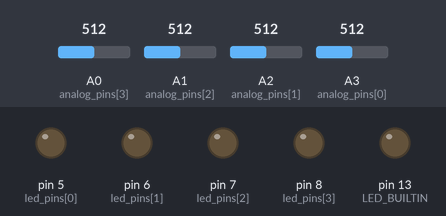
The sketch below on a simulated Arduino Uno, built with avr-gcc and run on an emulated ATmega328P. Shown: output pins drawn as LEDs (lit = HIGH). The test bench sets the inputs (shaded band); at power-on: A0 (analog_pins[3]) = 512, A1 (analog_pins[2]) = 512, A2 (analog_pins[1]) = 512, A3 (analog_pins[0]) = 512.

Above: at 5.2 s.
5.3 s: A0 (analog_pins[3]) set to 58
6.8 s: A0 (analog_pins[3]) set to 47
At 7.7 s:
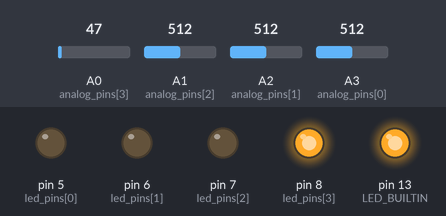
8.3 s: A1 (analog_pins[2]) set to 62
9.8 s: A1 (analog_pins[2]) set to 50
At 11.0 s:
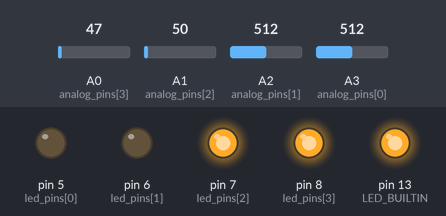
11.3 s: A2 (analog_pins[1]) set to 58
12.8 s: A2 (analog_pins[1]) set to 52
At 13.3 s:
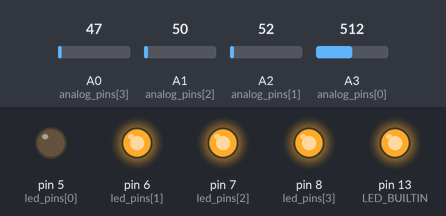
Timing chart, 0 to 15.3 s (numbered marks = the images above; inputs shaded):
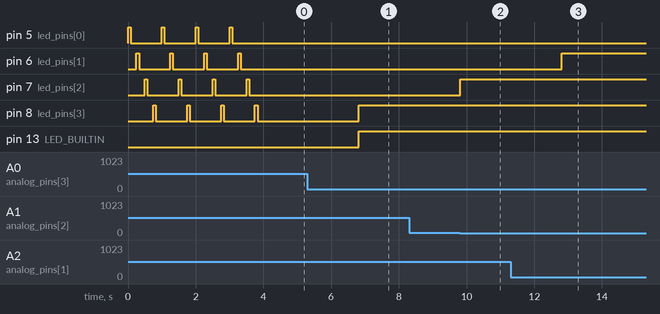

The sketch:

foot_contact_switch.ino
```cpp
/*  Script for foot contact switches for Quaro Quadruped Robot
    Uses force sensitive resistors (RP-S5-ST from Aliexpress)

    More information can be found here:
    https://www.github.com/ThomasSchnapka/quaro
    https://www.thingiverse.com/thing:4821239


    TODO:
    - add I2C support to establish communication with rpi

    How to calculate the force from the measurements:
    1) From the data on Aliexpress we can approximate:
          R(F) = 13000 / (0.6 + 0.003 * F) where F is given in g (Gramm)
    2) The setups uses a voltage divider, thus we have:
          U_in = U_vcc * R(F) / (R + R(F))
    3) Using this knowledge, we can calculate:
          R_f(U_in) = R0 / ((U_0 / U_in) - 1)
          F(R_f) = ((13000/R_f) - 0.6) / 0.003

    Source for characteristic curve:
    https://de.aliexpress.com/item/32955806832.html?spm=a2g0s.12269583.0.0.1865659dQQ1rJ3

*/
#include "PredictiveFilter.h"
#include <Wire.h>
#define I2C_ADDRESS 0x8

// Hardware setup
const int analog_pins[] = {A3, A2, A1, A0};
const int led_pins[] = {5, 6, 7, 8};
const float R0 = 420e3;                     // resistance in series to FSR

// signal processing variables
const int sampling_time = 4;                   // in ms
const int threshold[] = {60, 150, 150, 160};   // threshold for analog value
const int hysteresis[] = {10, 30, 30, 30};     // hysteresis for leg state estimation
PredictiveFilter predictiveFilter[] = {PredictiveFilter(sampling_time, 0.4, 0.7, R0),
                                       PredictiveFilter(sampling_time, 0.4, 0.7, R0),
                                       PredictiveFilter(sampling_time, 0.4, 0.7, R0),
                                       PredictiveFilter(sampling_time, 0.4, 0.7, R0)};

// system variables
long last_time = 0;                             // for sampling
float force[] = {0, 0, 0, 0};                   // measured force in g (Gramm)
bool leg_state[] = {0, 0, 0, 0};                // leg touching ground or not

void setup() {
  Serial.begin(9600);
  // setup pin states
  for (int i; i < 4; i++) {
    pinMode(analog_pins[i], INPUT);
    pinMode(led_pins[i], OUTPUT);
  }
  pinMode(LED_BUILTIN, OUTPUT);
  setup_lights(4);
  Wire.begin(I2C_ADDRESS);
  Wire.onRequest(requestEvent);
  //Wire.onReceive(receiveEvent);
}

void loop() {
  if ((millis() - last_time) > sampling_time) {
    for (int i = 0; i < 4; i++) {
      get_legstate(i);
    }
    //print_status();
    last_time = millis();
    // using internal LED
    digitalWrite(LED_BUILTIN, (leg_state[0] || leg_state[1] || leg_state[2] || leg_state[3]));
  }
}

void get_legstate(int i){
  // state estimation
  force[i] = predictiveFilter[i].updateState(analogRead(analog_pins[i]));
  // thresholding
  if ((leg_state[i] == true) && (force[i] <= (threshold[i] - hysteresis[i]))) {
    leg_state[i] = false;
    digitalWrite(led_pins[i], LOW);
  } else if ((leg_state[i] == false) && (force[i] >= (threshold[i] + hysteresis[i]))){
    leg_state[i] = true;
    digitalWrite(led_pins[i], HIGH);
  }
}


void print_status(){
  /*print filtered values and resulting leg states*/

  Serial.println(String(force[0]) + " " + String(force[1]) + " " + String(force[2]) + " " + String(force[3]) + " " +
                 String(leg_state[0]) + " " + String(leg_state[1]) + " " + String(leg_state[2]) + " " + String(leg_state[3]));
}

void setup_lights(int cycles){
  // nice blinking lights to arouse attention
  int max_duration = 1000;  //in ms
  for(int c = 0; c<cycles; c++){
    for(int i = 0; i<4; i++){
      digitalWrite(led_pins[i], HIGH);
      delay(max_duration*0.25*0.3);
      digitalWrite(led_pins[i], LOW);
      delay(max_duration*0.25*0.7);
    }
  }
}

void requestEvent(){
  // send leg_state via I2C
  // leg_state is converted to byte
  byte msg = leg_state[0] | (leg_state[1] << 1) | (leg_state[2] << 2) | (leg_state[3] << 3);
  Wire.write(msg);
}

// currently unused
//void receiveEvents(int numBytes){
//  n = Wire.read();
//}
```

PredictiveFilter.cpp
```cpp
/*
 *  Filter for foot contact switches.
 *
 *  Firstly, the analogValue reading is filtered using a discrete LP with
 *  coefficients alpha_u. The voltage reading is converted into a force
 *  asuming a given physical model. Sn extended Kalman Filter is applied
 *  on this force with filter coefficient alpha_f. The prediction value is
 *  estimated by linear interpolation.
 */


#include "Arduino.h"
#include "PredictiveFilter.h"

PredictiveFilter::PredictiveFilter(float time_step, float alpha_u, float alpha_f, float R0){

  _time_step = time_step;
  _alpha_u = alpha_u;
  _alpha_f = alpha_f;
  _R0 = R0;
  _u_last = 0;
  _f_last = 0;
  _f_next = 0;
  _slope  = 0;
}

float PredictiveFilter::updateState(int u_meas){
  // low-pass filter the voltage
  u_meas = _alpha_u*u_meas + (1 - _alpha_u)*_u_last;
  _u_last = u_meas;
  // predictive filtering of force
  _f_last = _f_next;
  float f_pred = _f_last + _slope*_time_step;
  _f_next = _alpha_f*voltage2force(u_meas) + (1-_alpha_f)*f_pred;
  //_f_next = max(0, _f_next);
  calcSlope();
  return _f_next;
}

void PredictiveFilter::calcSlope(){
  // linearized model, calculates slope at current state
  _slope = (_f_next - _f_last)/_time_step;
}

float PredictiveFilter::voltage2force(int u_meas){
  // Physical model, calculates force from measured voltage
  // Equations are derived empirically assuming RP-S5-ST FSRs
  float r = _R0 / ((1024.0 / u_meas) - 1.0);
  float f = 200 + ((13000/r) - 0.6) / 0.003;
  //Serial.println(String(u_meas) + " " + String(r) + " " + String(f));
  return f;
}
```

PredictiveFilter.h
```cpp
/*
 *  Filter for foot contact switches.
 *
 *  Firstly, the analogValue reading is filtered using a discrete LP with
 *  coefficients alpha_u. The voltage reading is converted into a force
 *  asuming a given physical model. Sn extended Kalman Filter is applied
 *  on this force with filter coefficient alpha_f. The prediction value is
 *  estimated by linear interpolation.
 */

#ifndef PredictiveFilter_h
#define PredictiveFilter_h

#include "Arduino.h"

class PredictiveFilter{
  private:
    void calcSlope();
    float voltage2force(int);
    int _u_last;
    float _f_last;
    float _f_next;
    float _slope;
    float _time_step;
    float _alpha_u;
    float _alpha_f;
    float _R0;

  public:
    PredictiveFilter(float, float, float, float);
    float updateState(int);
};


#endif
```

Measured:
- the behaviour switches between 53 and 52 on A0 (analog_pins[3]) (found by bisection; images 0 and 1)
- the behaviour switches between 56 and 55 on A1 (analog_pins[2]) (found by bisection; images 1 and 2)
- the behaviour switches between 56 and 55 on A2 (analog_pins[1]) (found by bisection; images 2 and 3)
- after the input at 5.3 s, every drawn part: stays the same
- after the input at 6.8 s, pin 8 (led_pins[3]), pin 13 (LED_BUILTIN): LOW → HIGH at once
- after the input at 8.3 s, every drawn part: stays the same
- after the input at 9.8 s, pin 7 (led_pins[2]): LOW → HIGH at once
- after the input at 11.3 s, every drawn part: stays the same
- after the input at 12.8 s, pin 6 (led_pins[1]): LOW → HIGH at once
